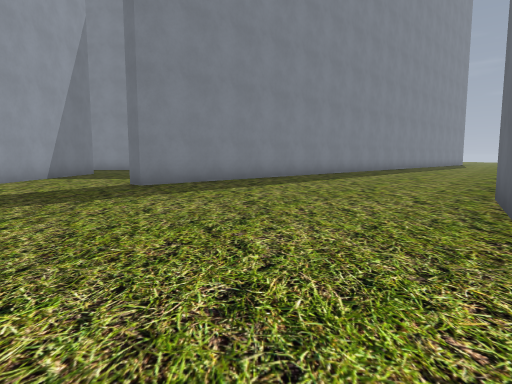
View 1 (above)

20 first-person views from a walk through a level from a Godot 3-D game. The camera is 1.2 m above the floor, tilts 6° down and sees 75° across. The floor is counted in squares, 2 m on a side. Each view is taken from the middle of a square. On the plan, view 1 faces up. The plan holds only what a view shows up to about 10 squares ahead; the rest is blank. The place goes on beyond the plan. Some surface patterns are stand-ins.

View 2
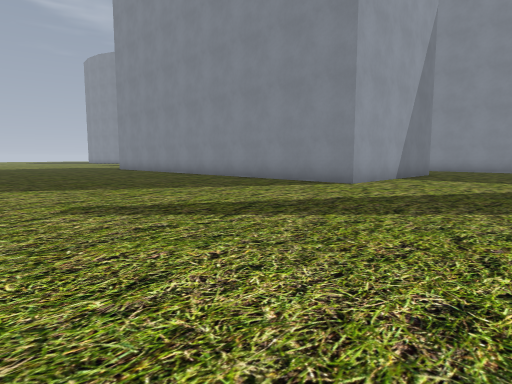

View 3
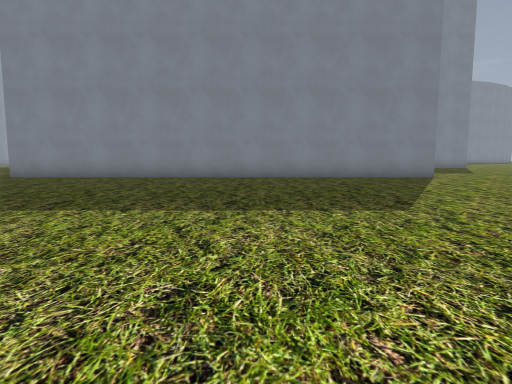

View 4
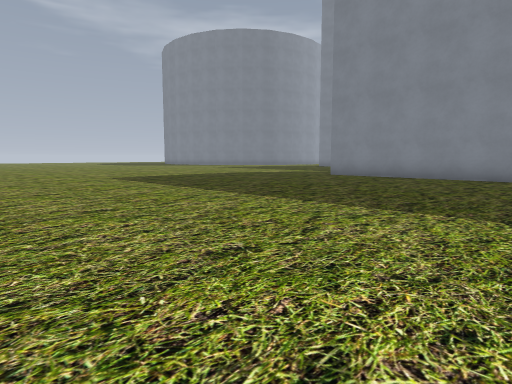

View 5
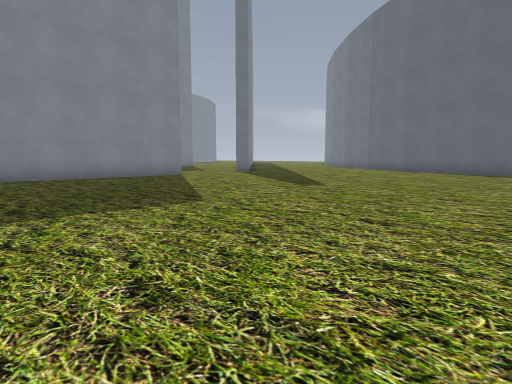

View 6
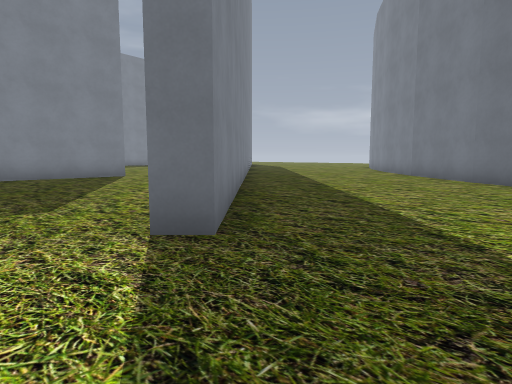

View 7
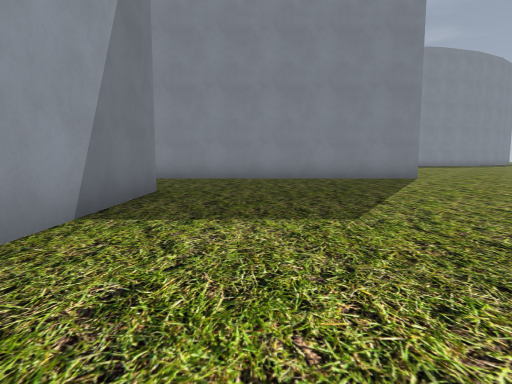

View 8
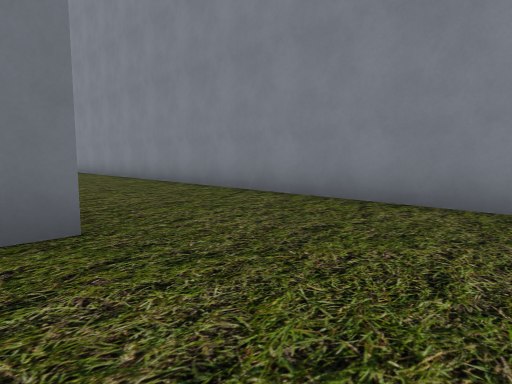

View 9
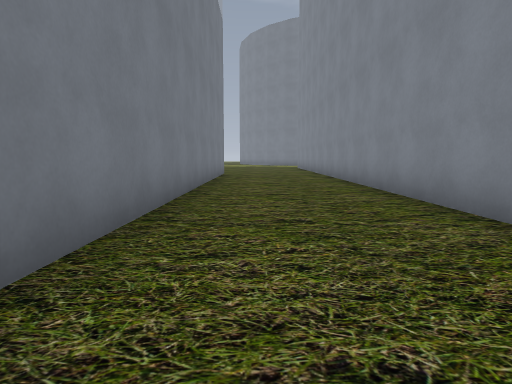

View 10
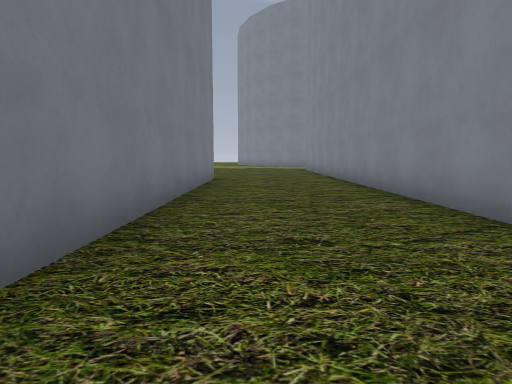

View 11
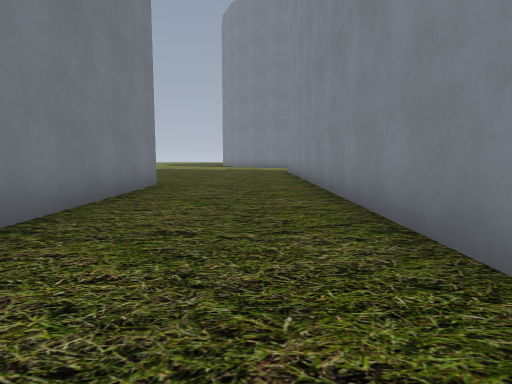

View 12
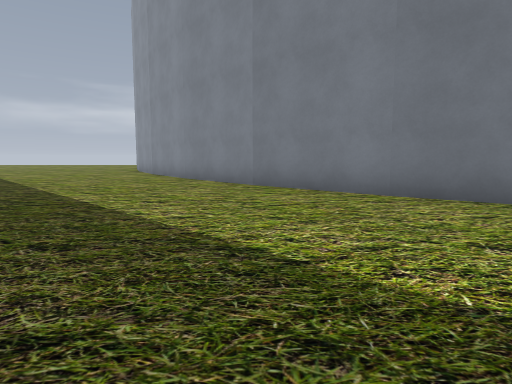

View 13
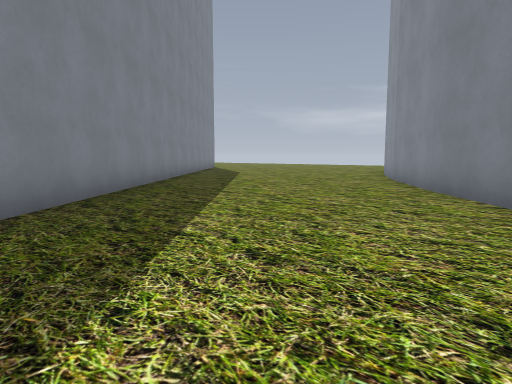

View 14
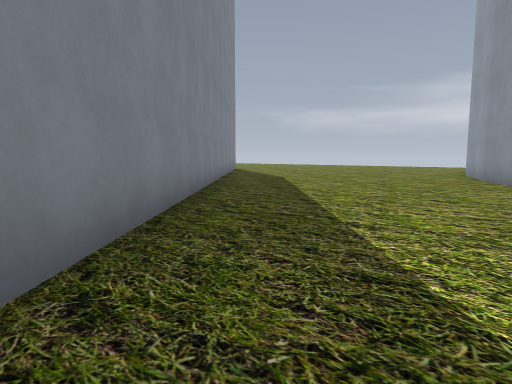

View 15
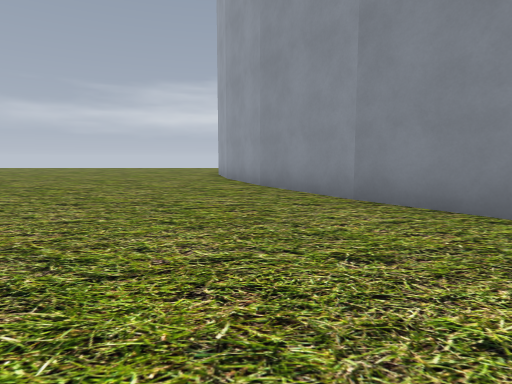

View 16
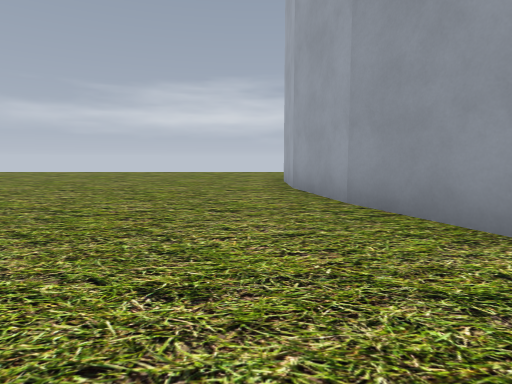

View 17
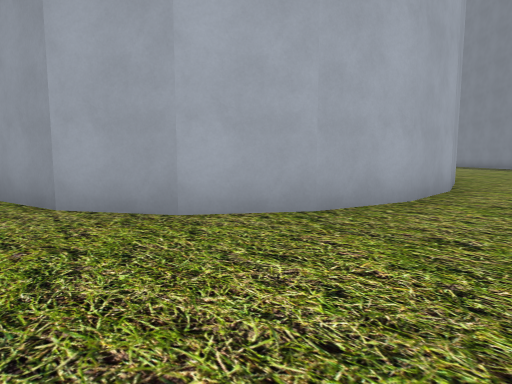

View 18
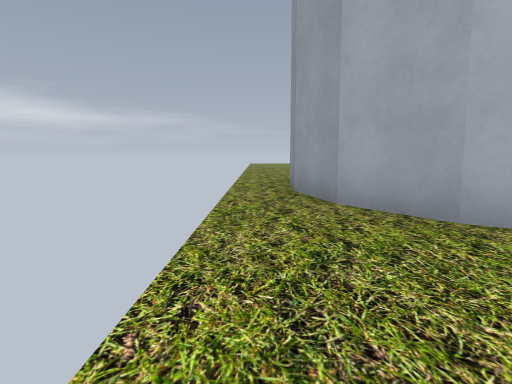

View 19
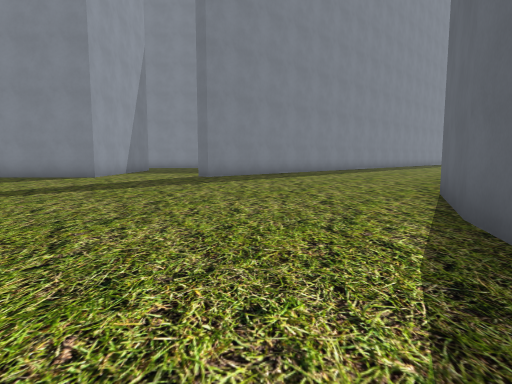

View 20
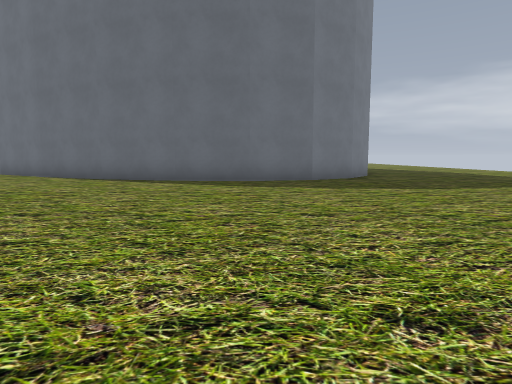

### Floor plan
Points are (right, up) in squares from view 1. A wall is a line through its corners. A room is listed if a view was taken in it or the views show most of it. See-through windows are left out.
Room 1 (views 1, 2, 3, 4, 5, 6, 7, 8, 9, 10, 11, 12, 13, 14, 15, 16, 17, 18, 19, 20)
walls: (2, 2.4) (3.4, 4.7); (1, 0.1) (2, 2.5); (-5.7, 11.9) (-5.7, 6.8) (-18.2, 6.8); (4.2, 5.7) (5.2, 7); (0.4, -2) (1, 0.3); (5.1, 6.9) (7.2, 9.1); (0.3, -3.9) (0.4, -1.9); (0.6, 15.3) (-19.5, 15.3); (7.1, 9) (9.4, 11); (2.1, -7.2) (1.5, -6.7) (0.7, -5.5) (0.3, -3.8); (9.3, 10.9) (11.7, 12.7); (-18.2, 11.8) (-7.4, 11.8); (8, 17.4) (-2.4, 7) (-2.9, 7.4); (11.6, 12.6) (14.1, 14); (14, 13.9) (16.3, 14.8) (18.5, 15.3); (18.4, 15.3) (20.4, 15.3); (20.3, 15.3) (21.9, 14.9) (23.2, 14) (24, 12.8) (24.3, 11.1); (24.3, 11.2) (24.2, 9.2)

Positions as (right, up) in squares from view 1, and headings:
1: (0, 0), facing up
2: (-2, 0), facing up-left
3: (-11, -3), facing up
4: (-12, -3), facing up-left
5: (-12, -3), facing up-right
6: (-4, 5), facing up-right
7: (-4, 6), facing up
8: (-3, 11), facing up-left
9: (-6, 13), facing left
10: (-9, 13), facing left
11: (-11, 14), facing left
12: (0, 9), facing right
13: (3, 9), facing up-right
14: (4, 12), facing up-right
15: (7, 14), facing right
16: (12, 16), facing right
17: (25, 17), facing down-left
18: (25, 17), facing down
19: (-1, -3), facing up
20: (-8, -4), facing right
